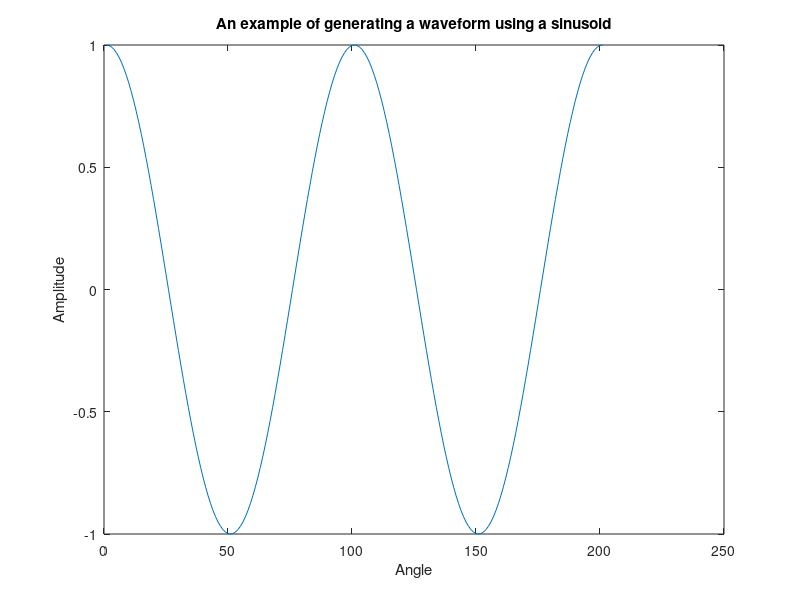

MATLAB code for this plot:
x = 0:pi/100:2*pi; % Tạo dãy giá trị từ 0 đến 2*pi với bước pi/100
wave_1 = cos(x * 2); % Tạo sóng cosin với tần số gấp đôi
figure; % Tạo một cửa sổ đồ thị mới
plot(wave_1); % Vẽ đồ thị của sóng
xlabel("Angle"); % Gắn nhãn trục x
ylabel("Amplitude"); % Gắn nhãn trục y
title("An example of generating a waveform using a sinusoid"); % Gắn tiêu đề cho đồ thị
